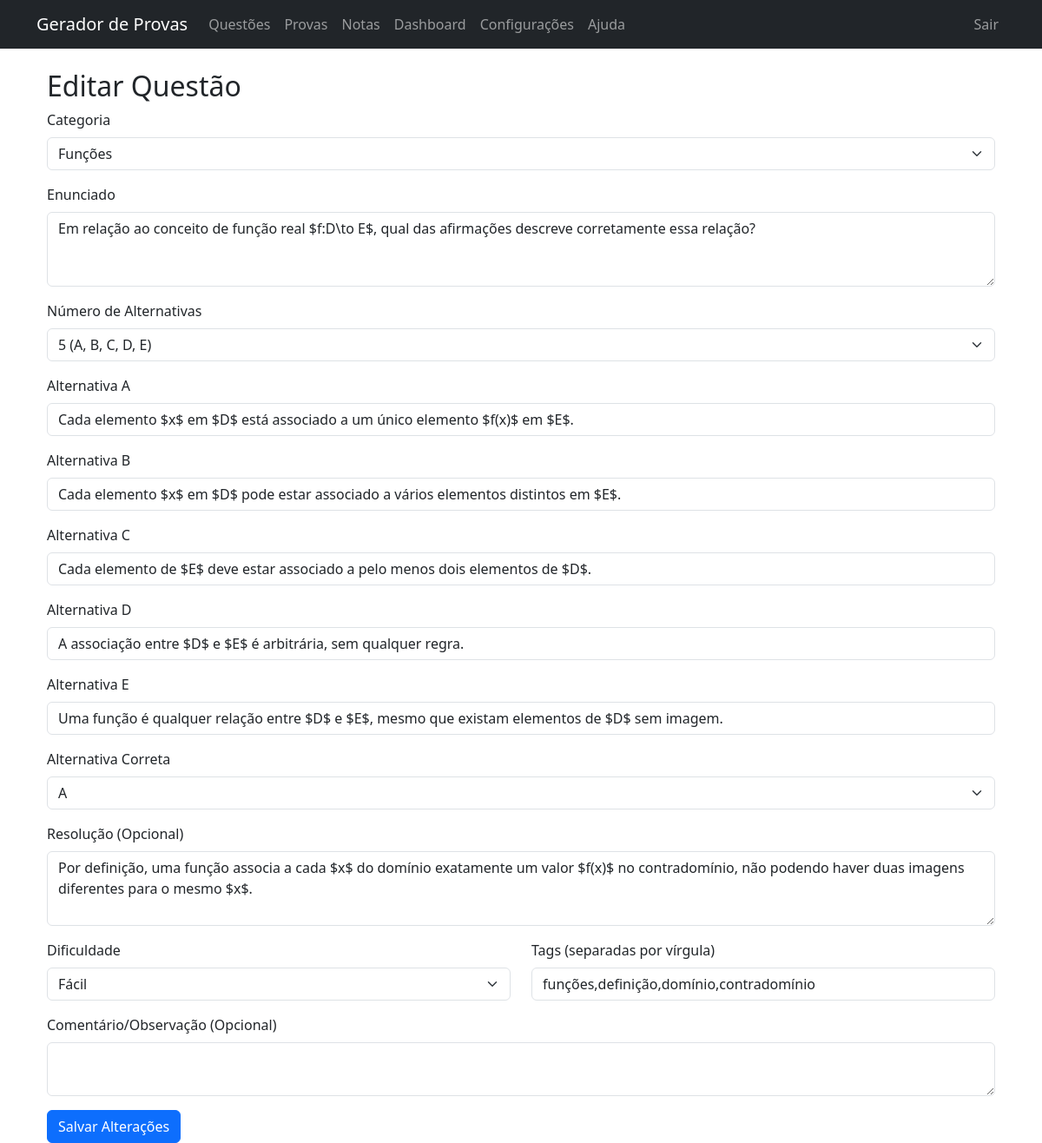
The page /questions/edit/1 (signed in) on the database its author committed.
### models.py (models this page shows, shortened)
class Question(db.Model):
    id = db.Column(db.Integer, primary_key=True)
    category_id = db.Column(db.Integer, db.ForeignKey('category.id'), nullable=False)
    statement = db.Column(db.Text, nullable=False)  # LaTeX
    alt_a = db.Column(db.Text, nullable=False)
    alt_b = db.Column(db.Text, nullable=False)
    alt_c = db.Column(db.Text, nullable=False)
    alt_d = db.Column(db.Text, nullable=False)
    alt_e = db.Column(db.Text) # Nullable, as it depends on num_alternatives
    num_alternatives = db.Column(db.Integer, default=4, nullable=False)
    correct = db.Column(db.String(1), nullable=False) # 'A', 'B', 'C', 'D', 'E'
    resolution = db.Column(db.Text) # LaTeX
    comment = db.Column(db.Text) # Internal comment/notes
    weight = db.Column(db.Float, default=1.0, nullable=False)
    difficulty = db.Column(db.String(20), default='Médio', nullable=False) # 'Fácil', 'Médio', 'Difícil'
    tags = db.Column(db.Text, default='') # Comma-separated tags
    category = db.relationship('Category', backref=db.backref('questions', lazy=True))

class Category(db.Model):
    id = db.Column(db.Integer, primary_key=True)
    name = db.Column(db.String(100), nullable=False)
    description = db.Column(db.String(200))

### routes/questions.py (the view, shortened to what this page needs)
@bp.route('/edit/<int:id>', methods=['GET', 'POST'])
@login_required
def edit_question(id):
    question = Question.query.get_or_404(id)
    categories = Category.query.all()
    return render_template('questions/edit.html', question=question, categories=categories)

### routes/auth.py (called while the page is built)
def login_required(f):
    @wraps(f)
    def decorated_function(*args, **kwargs):
        if not session.get('logged_in'):
            return redirect(url_for('auth.login', next=request.url))
        return f(*args, **kwargs)
    return decorated_function

### templates/questions/edit.html (shortened to what this page needs)
{% extends 'base.html' %}
{% block content %}
<div class="container mt-4">
    <h2>Editar Questão</h2>
    <form method="POST">
        <div class="mb-3">
            <label for="category_id" class="form-label">Categoria</label>
            <select class="form-select" id="category_id" name="category_id" required>
                {% for category in categories %}
                <option value="{{ category.id }}" {% if category.id==question.category_id %}selected{% endif %}>{{
                    category.name }}</option>
                {% endfor %}
            </select>
        </div>
        <div class="mb-3">
            <label for="statement" class="form-label">Enunciado</label>
            <textarea class="form-control" id="statement" name="statement" rows="3"
                required>{{ question.statement }}</textarea>
        </div>
        <div class="mb-3">
            <label for="num_alternatives" class="form-label">Número de Alternativas</label>
            <select class="form-select" id="num_alternatives" name="num_alternatives" onchange="updateAlternatives()">
                <option value="5" {% if question.num_alternatives==5 %}selected{% endif %}>5 (A, B, C, D, E)</option>
            </select>
        </div>
        <div id="alternatives-container">
            <div class="mb-3 alt-group" id="div_alt_a">
                <label for="alt_a" class="form-label">Alternativa A</label>
                <input type="text" class="form-control" id="alt_a" name="alt_a" value="{{ question.alt_a }}" required>
            </div>
            <div class="mb-3 alt-group" id="div_alt_b">
                <label for="alt_b" class="form-label">Alternativa B</label>
                <input type="text" class="form-control" id="alt_b" name="alt_b" value="{{ question.alt_b }}" required>
            </div>
            <div class="mb-3 alt-group" id="div_alt_c">
                <label for="alt_c" class="form-label">Alternativa C</label>
                <input type="text" class="form-control" id="alt_c" name="alt_c" value="{{ question.alt_c }}">
            </div>
            <div class="mb-3 alt-group" id="div_alt_d">
                <label for="alt_d" class="form-label">Alternativa D</label>
                <input type="text" class="form-control" id="alt_d" name="alt_d" value="{{ question.alt_d }}">
            </div>
            <div class="mb-3 alt-group" id="div_alt_e" style="display:none;">
                <label for="alt_e" class="form-label">Alternativa E</label>
                <input type="text" class="form-control" id="alt_e" name="alt_e" value="{{ question.alt_e or '' }}">
            </div>
        </div>
        <div class="mb-3">
            <label for="correct" class="form-label">Alternativa Correta</label>
            <select class="form-select" id="correct" name="correct" required>
                <option value="A" {% if question.correct=='A' %}selected{% endif %}>A</option>
            </select>
        </div>
        <div class="mb-3">
            <label for="resolution" class="form-label">Resolução (Opcional)</label>
            <textarea class="form-control" id="resolution" name="resolution"
                rows="3">{{ question.resolution or '' }}</textarea>
        </div>
        <div class="row mb-3">
            <div class="col-md-6">
                <label for="difficulty" class="form-label">Dificuldade</label>
                <select class="form-select" id="difficulty" name="difficulty">
                    <option value="Fácil" {% if question.difficulty=='Fácil' %}selected{% endif %}>Fácil</option>
                </select>
            </div>
            <div class="col-md-6">
                <label for="tags" class="form-label">Tags (separadas por vírgula)</label>
                <input type="text" class="form-control" id="tags" name="tags" value="{{ question.tags or '' }}">
            </div>
        </div>
        <div class="mb-3">
            <label for="comment" class="form-label">Comentário/Observação (Opcional)</label>
            <textarea class="form-control" id="comment" name="comment" rows="2">{{ question.comment or '' }}</textarea>
        </div>
        <button type="submit" class="btn btn-primary">Salvar Alterações</button>
    </form>
</div>
{% endblock %}

### rows shown on the page
Question: category_id "Funções", statement "Em relação ao conceito de função real $f:D\\to E$, qual das afirmações descreve corretamente essa relação?", num_alternatives "5 (A, B, C, D, E)", alt_a "Cada elemento $x$ em $D$ está associado a um único elemento $f(x)$ em $E$.", alt_b "Cada elemento $x$ em $D$ pode estar associado a vários elementos distintos em $E$.", alt_c "Cada elemento de $E$ deve estar associado a pelo menos dois elementos de $D$.", alt_d "A associação entre $D$ e $E$ é arbitrária, sem qualquer regra.", alt_e "Uma função é qualquer relação entre $D$ e $E$, mesmo que existam elementos de $D$ sem imagem.", correct "A", resolution "Por definição, uma função associa a cada $x$ do domínio exatamente um valor $f(x)$ no contradomínio, não podendo haver duas imagens diferentes para o mesmo $x$.", difficulty "Fácil", tags "funções,definição,domínio,contradomínio"
